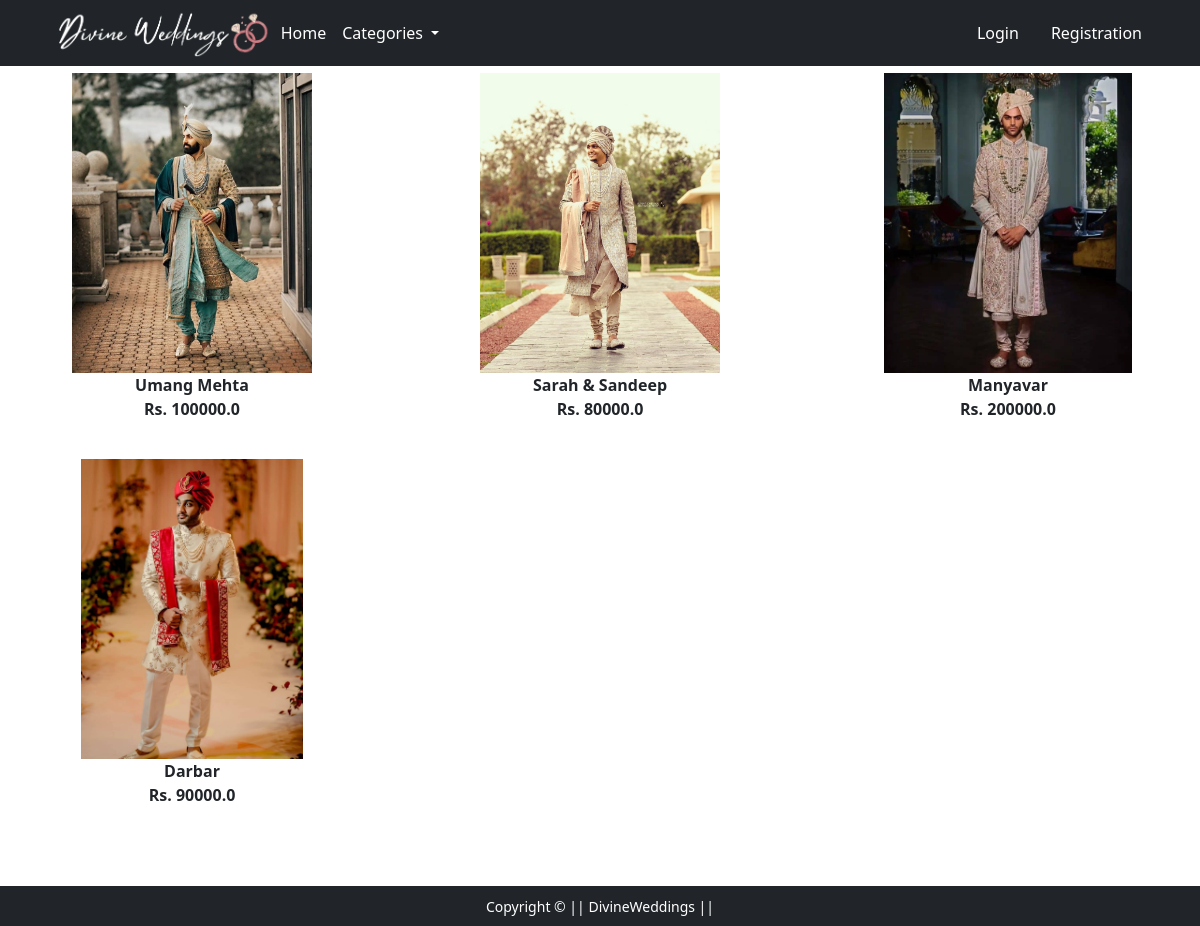
The app's page /groom_wear/ with its own data.
### app/models.py (models this page shows, shortened)
class Product(models.Model):
    title=models.CharField(max_length=100)
    selling_price=models.FloatField()
    discounted_price=models.FloatField()
    description=models.TextField()
    category=models.CharField(choices=CATEGORY_CHOICES,max_length=2)
    location=models.CharField(max_length=200)
    product_image=models.ImageField(upload_to='productimg')

### app/views.py (the view)
# urls.py: path('groom_wear/', views.groom_wear, name='groom_wear'),
def groom_wear(request,data=None):
    if data==None:
        groom_wear=Product.objects.filter(category='GW')
    return render(request, 'app/groom_wear.html',{'groom_wear':groom_wear})

### app/templates/app/groom_wear.html (shortened to what this page needs)
{% extends 'app/base.html' %}
{% load static %}
{% block main-content %}
<div class="col-sm-12">
    <div class="row">
        {% for product in groom_wear%}
        <div class="col-sm-4 text-center mb-4">
            <a href="{%url 'product-detail' product.id %}" class="btn">
                <div class="item">
                    <img src="{{product.product_image.url}}" alt="" height="300" class="">
                    <div class="fw-bold">{{product.title}}</div>
                    <div class="fw-bold">Rs. {{product.selling_price}}</div>
                </div>
            </a>
        </div>
        {% endfor%}
    </div>
</div>
{% endblock main-content %}

### records on screen
Product: product_image (picture), title "Umang Mehta", selling_price "100000.0"
Product: product_image (picture), title "Sarah & Sandeep", selling_price "80000.0"
Product: product_image (picture), title "Manyavar", selling_price "200000.0"
Product: product_image (picture), title "Darbar", selling_price "90000.0"
